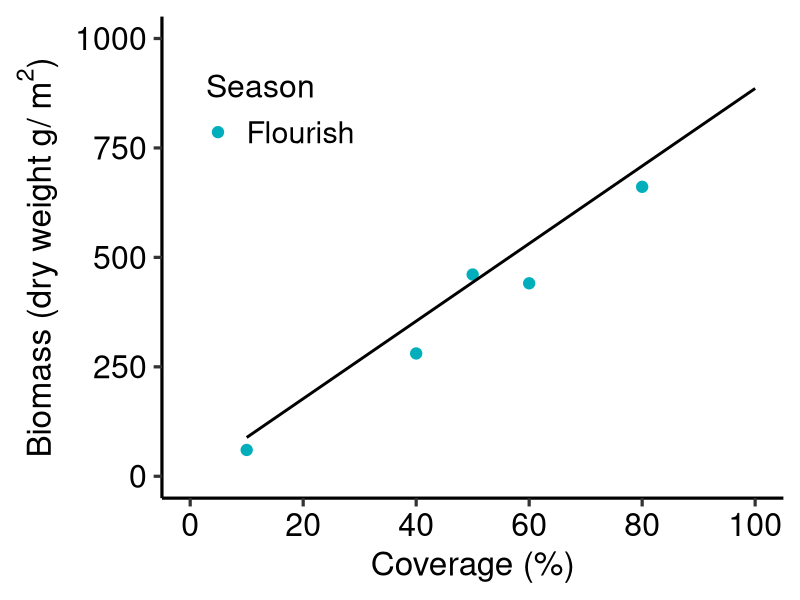
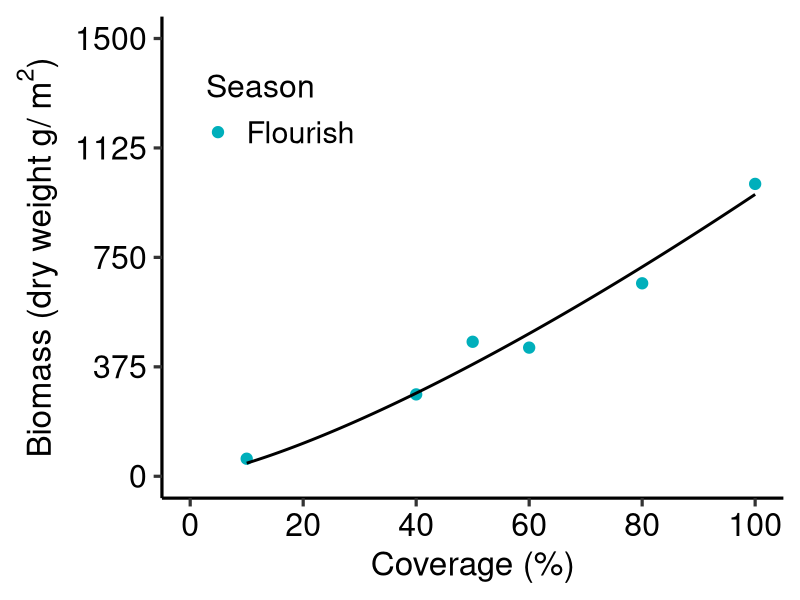
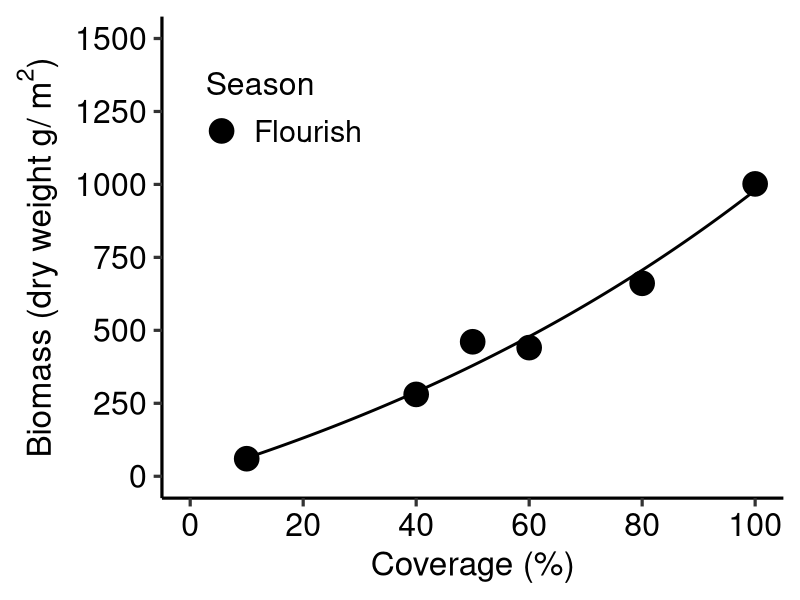
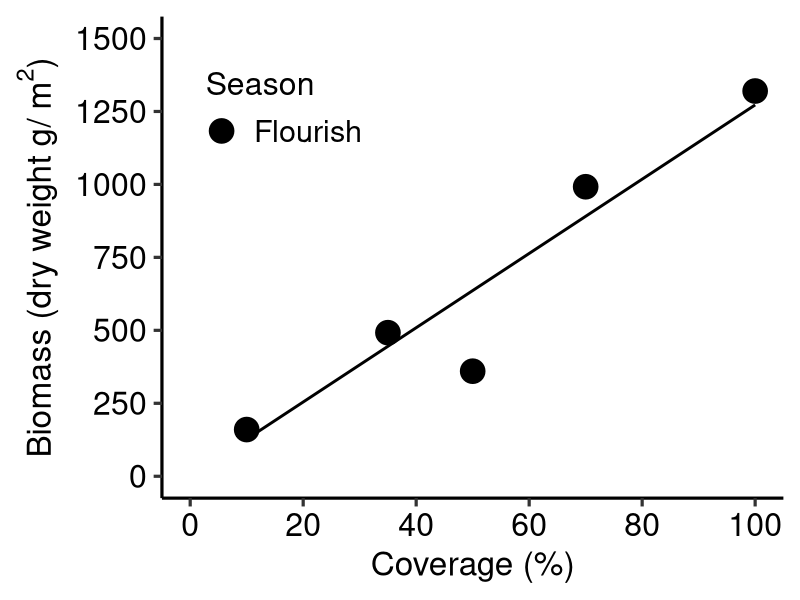
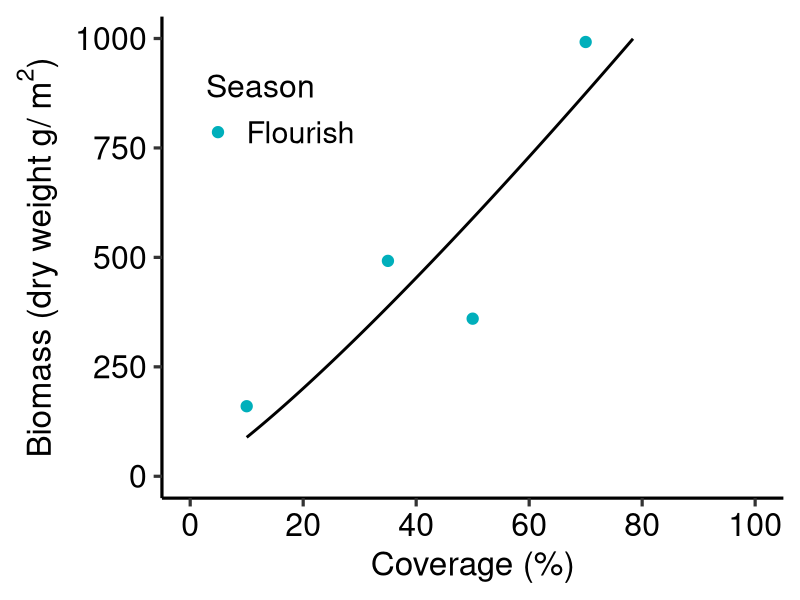
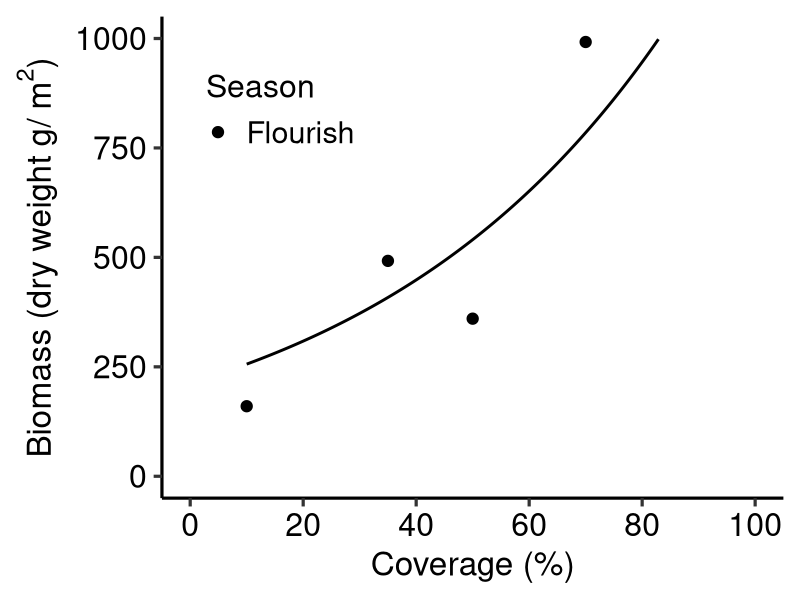

Recreate these plots in R, in order. (Note: this script raises an error after producing the figures.)
#######################################################
### R codes for Sugamo (Phyllospadix iwatensis) #########
######################################################

rm(list=ls())
library(nlme)
library(ggplot2)

Sugamo<-read.csv("Sugamo.csv",stringsAsFactors = TRUE)
Sugamo$Season <- factor(Sugamo$Season, 
                       levels = c("Flourish","Decline") )
names(Sugamo)

####### Hokkaido @ Sugamo##########
Sugamo_Hokkaido<-subset(Sugamo,Sugamo$Region=="Hokkaido")
Sugamo_Hokkaido$DW_g_m2

###Linear model#####
model1_HD<- nls(DW_g_m2~ a*Cover,
                start = list(a=100),
                control = list(maxiter = 50000, warnOnly = TRUE),
                data = Sugamo_Hokkaido)
summary(model1_HD)
AIC(model1_HD)
BIC(model1_HD)

####Power model#####
model2_HD<- nls(DW_g_m2~ a*Cover^b,
                start = list(a=10,b = 1),
                control = list(maxiter = 50000, warnOnly = TRUE),
                data = Sugamo_Hokkaido)
summary(model2_HD)
AIC(model2_HD)
BIC(model2_HD)

####Exponential model#####
model3_HD<- nls(DW_g_m2~ a*exp(b*Cover),
                start = list(a=40,b = 0.05), 
                control = list(maxiter = 50000, warnOnly = TRUE),
                data = Sugamo_Hokkaido,
                trace=TRUE)
summary(model3_HD)
AIC(model3_HD)
BIC(model3_HD)

model3_HD2<- nls(DW_g_m2~ a*exp(b*Cover)-a,
                start = list(a=40,b = 0.05), 
                control = list(maxiter = 50000, warnOnly = TRUE),
                data = Sugamo_Hokkaido,
                trace=TRUE)
summary(model3_HD2)
AIC(model3_HD2)
BIC(model3_HD2)




####### Hokkaido##########
library(ggplot2)

#Model1
dummy_Hokkaido<- expand.grid(Cover=seq(min(Sugamo_Hokkaido$Cover),
                                            max(Sugamo_Hokkaido$Cover),length=1000))

pred_Hokkaido<- predict(model1_HD,newdata=dummy_Hokkaido,se.fit=T)
dummy_Hokkaido$DW<-pred_Hokkaido

plot_Hokkaido1<-ggplot(data=Sugamo_Hokkaido, aes(x=Cover, y=DW_g_m2,color = Season)) + 
  xlab("Coverage (%)")+ 
  ylab(expression(paste("Biomass (dry weight g/ ",{m^2},")",sep="")))+
  geom_point(size=3.5)+
  scale_x_continuous(breaks=seq(0, 100,length=6),limits=c(0,100))+
  scale_y_continuous(breaks=seq(0, 1000,length=5),limits=c(0,1000))+
  scale_color_manual(labels = c("Flourish", "Decline"),values = c("#00AFBB","#FC4E07"))+
  labs(color='Season')+
  geom_line(data=dummy_Hokkaido, aes(x=Cover, y=DW),linewidth=1,color="black",inherit.aes = FALSE)+
  theme_classic(base_size = 24, base_family = "sans")+
  theme(axis.text = element_text(color="black",size=23))+
  theme(legend.justification=c(0.02,0.02), legend.position=c(0.05,0.7), 
        legend.title=element_text(size=23),legend.text =  element_text(size = 22))
plot_Hokkaido1

#Model2
dummy_Hokkaido<- expand.grid(Cover=seq(min(Sugamo_Hokkaido$Cover),
                                       max(Sugamo_Hokkaido$Cover),length=1000))
pred_Hokkaido2<- predict(model2_HD,newdata=dummy_Hokkaido,se.fit=T)
dummy_Hokkaido$DW2<-pred_Hokkaido2

plot_Hokkaido2<-ggplot(data=Sugamo_Hokkaido, aes(x=Cover, y=DW_g_m2,color = Season)) + 
  xlab("Coverage (%)")+ 
  ylab(expression(paste("Biomass (dry weight g/ ",{m^2},")",sep="")))+
  geom_point(size=3.5)+
  scale_x_continuous(breaks=seq(0, 100,length=6),limits=c(0,100))+
  scale_y_continuous(breaks=seq(0, 1500,length=5),limits=c(0,1500))+
  scale_color_manual(labels = c("Flourish", "Decline"),values = c("#00AFBB","#FC4E07"))+
  labs(color='Season')+
  geom_line(data=dummy_Hokkaido, aes(x=Cover, y=DW2),linewidth=1,color="black",inherit.aes = FALSE)+
  theme_classic(base_size = 24, base_family = "sans")+
  theme(axis.text = element_text(color="black",size=23))+
  theme(legend.justification=c(0.02,0.02), legend.position=c(0.05,0.7), 
        legend.title=element_text(size=23),legend.text =  element_text(size = 22))
plot_Hokkaido2

# save width 600 * Height 500 
#Model 3
pred_Hokkaido3<- predict(model3_HD2,newdata=dummy_Hokkaido,se.fit=T)
dummy_Hokkaido$DW3<-pred_Hokkaido3

plot_Hokkaido3<-ggplot(data=Sugamo_Hokkaido, aes(x=Cover, y=DW_g_m2,color = Season)) + 
  xlab("Coverage (%)")+ 
  ylab(expression(paste("Biomass (dry weight g/ ",{m^2},")",sep="")))+
  geom_point(size=8)+
  scale_x_continuous(breaks=seq(0, 100,length=6),limits=c(0,100))+
  scale_y_continuous(breaks=seq(0, 1500,length=7),limits=c(0,1500))+
  scale_color_manual(labels = c("Flourish", "Decline"),values = c("black","grey"))+
  labs(color='Season')+
  geom_line(data=dummy_Hokkaido, aes(x=Cover, y=DW3),linewidth=1,color="black",inherit.aes = FALSE)+
  theme_classic(base_size = 24, base_family = "sans")+
  theme(axis.text = element_text(color="black",size=23))+
  theme(legend.justification=c(0.02,0.02), legend.position=c(0.05,0.7), 
        legend.title=element_text(size=23),legend.text =  element_text(size = 22))
plot_Hokkaido3



#width 600 * Height 500 save

####### CentralPacific @ Sugamo##########
Sugamo_CentralPacific<-subset(Sugamo,Sugamo$Region=="CentralPacific")
Sugamo_CentralPacific$DW_g_m2

###Linear model#####
model1_CP<- nls(DW_g_m2~ a*Cover,
                start = list(a=100),
                control = list(maxiter = 50000, warnOnly = TRUE),
                data = Sugamo_CentralPacific)
summary(model1_CP)
AIC(model1_CP)
BIC(model1_CP)

####Power model#####
model2_CP<- nls(DW_g_m2~ a*Cover^b,
                start = list(a=10,b = 1),
                control = list(maxiter = 50000, warnOnly = TRUE),
                data = Sugamo_CentralPacific)
summary(model2_CP)
AIC(model2_CP)
BIC(model2_CP)

####Exponential model#####
model3_CP<- nls(DW_g_m2~ a*exp(b*Cover),
                start = list(a=40,b = 0.05), 
                control = list(maxiter = 50000, warnOnly = TRUE),
                data = Sugamo_CentralPacific,
                trace=TRUE)
summary(model3_CP)
AIC(model3_CP)
BIC(model3_CP)

model3_CP2<- nls(DW_g_m2~ a*exp(b*Cover)-a,
                start = list(a=40,b = 0.05), 
                control = list(maxiter = 50000, warnOnly = TRUE),
                data = Sugamo_CentralPacific,
                trace=TRUE)
summary(model3_CP2)
AIC(model3_CP2)
BIC(model3_CP2)



####### CentralPacific##########
library(ggplot2)

#Model1
dummy_CentralPacific<- expand.grid(Cover=seq(min(Sugamo_CentralPacific$Cover),
                                             max(Sugamo_CentralPacific$Cover),length=1000))

pred_CentralPacific<- predict(model1_CP,newdata=dummy_CentralPacific,se.fit=T)
dummy_CentralPacific$DW<-pred_CentralPacific

plot_CentralPacific1<-ggplot(data=Sugamo_CentralPacific, aes(x=Cover, y=DW_g_m2,color = Season)) + 
  xlab("Coverage (%)")+ 
  ylab(expression(paste("Biomass (dry weight g/ ",{m^2},")",sep="")))+
  geom_point(size=8)+
  scale_x_continuous(breaks=seq(0, 100,length=6),limits=c(0,100))+
  scale_y_continuous(breaks=seq(0, 1500,length=7),limits=c(0,1500))+
  scale_color_manual(labels = c("Flourish", "Decline"),values = c("black","grey"))+
  labs(color='Season')+
  geom_line(data=dummy_CentralPacific, aes(x=Cover, y=DW),linewidth=1,color="black",inherit.aes = FALSE)+
  theme_classic(base_size = 24, base_family = "sans")+
  theme(axis.text = element_text(color="black",size=23))+
  theme(legend.justification=c(0.02,0.02), legend.position=c(0.05,0.7), 
        legend.title=element_text(size=23),legend.text =  element_text(size = 22))
plot_CentralPacific1

#Model2
pred_CentralPacific2<- predict(model2_CP,newdata=dummy_CentralPacific,se.fit=T)
dummy_CentralPacific$DW2<-pred_CentralPacific2

plot_CentralPacific2<-ggplot(data=Sugamo_CentralPacific, aes(x=Cover, y=DW_g_m2,color = Season)) + 
  xlab("Coverage (%)")+ 
  ylab(expression(paste("Biomass (dry weight g/ ",{m^2},")",sep="")))+
  geom_point(size=3.5)+
  scale_x_continuous(breaks=seq(0, 100,length=6),limits=c(0,100))+
  scale_y_continuous(breaks=seq(0, 1000,length=5),limits=c(0,1000))+
  scale_color_manual(labels = c("Flourish", "Decline"),values = c("#00AFBB","#FC4E07"))+
  labs(color='Season')+
  geom_line(data=dummy_CentralPacific, aes(x=Cover, y=DW2),linewidth=1,color="black",inherit.aes = FALSE)+
  theme_classic(base_size = 24, base_family = "sans")+
  theme(axis.text = element_text(color="black",size=23))+
  theme(legend.justification=c(0.02,0.02), legend.position=c(0.05,0.7), 
        legend.title=element_text(size=23),legend.text =  element_text(size = 22))
plot_CentralPacific2

# save width 600 * Height 500 
#Model 3
pred_CentralPacific3<- predict(model3_CP,newdata=dummy_CentralPacific,se.fit=T)
dummy_CentralPacific$DW3<-pred_CentralPacific3

plot_CentralPacific3<-ggplot(data=Sugamo_CentralPacific, aes(x=Cover, y=DW_g_m2,color = Season)) + 
  xlab("Coverage (%)")+ 
  ylab(expression(paste("Biomass (dry weight g/ ",{m^2},")",sep="")))+
  geom_point(size=3.5)+
  scale_x_continuous(breaks=seq(0, 100,length=6),limits=c(0,100))+
  scale_y_continuous(breaks=seq(0, 1000,length=5),limits=c(0,1000))+
  scale_color_manual(labels = c("Flourish", "Decline"),values = c("black","grey"))+
  labs(color='Season')+
  geom_line(data=dummy_CentralPacific, aes(x=Cover, y=DW3),linewidth=1,color="black",inherit.aes = FALSE)+
  theme_classic(base_size = 24, base_family = "sans")+
  theme(axis.text = element_text(color="black",size=23))+
  theme(legend.justification=c(0.02,0.02), legend.position=c(0.05,0.7), 
        legend.title=element_text(size=23),legend.text =  element_text(size = 22))
plot_CentralPacific3




#width 600 * Height 500 save

dummy_Hokkaido1<- expand.grid(Cover=seq(min(Sugamo_Hokkaido$Cover),
                                        max(Sugamo_Hokkaido$Cover),length=1000))
pred_Hokkaido2<- predict(model3_HD2,newdata=dummy_Hokkaido1,se.fit=T)
dummy_Hokkaido1$DW<-pred_Hokkaido2
dummy_Hokkaido1$RegionClass<-"HD Sugamo"

dummy_CentralPacific1<- expand.grid(Cover=seq(min(Sugamo_CentralPacific$Cover),
                                              max(Sugamo_CentralPacific$Cover),length=1000))
pred_CentralPacific<- predict(model1_TP,newdata=dummy_CentralPacific1,se.fit=T)
dummy_CentralPacific1$DW<-pred_CentralPacific
dummy_CentralPacific1$RegionClass<-"CP Sugamo"


########################################################################
####### Comparison of the relationships for Sugamo among regions#########
########################################################################

dummy_Sugamo<-rbind(dummy_Hokkaido1,dummy_CentralPacific1)

dummy_Sugamo$RegionClass<-factor(dummy_Sugamo$RegionClass, 
                                 levels = c("HD Sugamo","CP Sugamo") )
library(ggplot2)

plot_Sugamo_all<-ggplot(data=dummy_Sugamo, aes(x=Cover, y=DW,linetype = RegionClass,color= RegionClass)) + 
  xlab("Coverage (%)")+ 
  ylab(expression(paste("Biomass (dry weight g/ ",{m^2},")",sep="")))+
  scale_x_continuous(breaks=seq(0, 100,length=6),limits=c(0,100))+
  scale_y_continuous(breaks=seq(0, 1500,length=7),limits=c(0,1500))+ 
  geom_line(linewidth=1.25)+
  theme_classic(base_size = 24, base_family = "sans")+
  theme(axis.text = element_text(color="black",size=23))+
  theme(legend.justification=c(0.02,0.02), legend.position=c(0.05,0.55), 
        legend.title=element_text(size=20),legend.text =  element_text(size = 20))
plot_Sugamo_all



